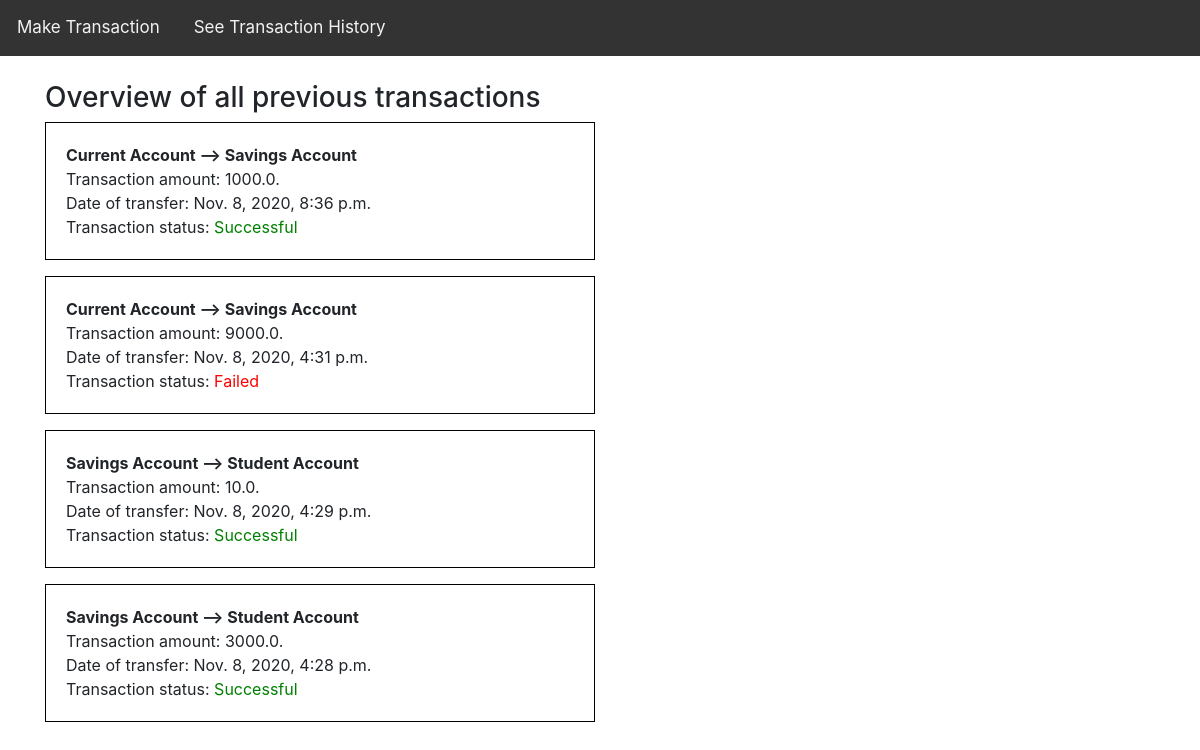
The app's page /all-tranfsers/, older data.
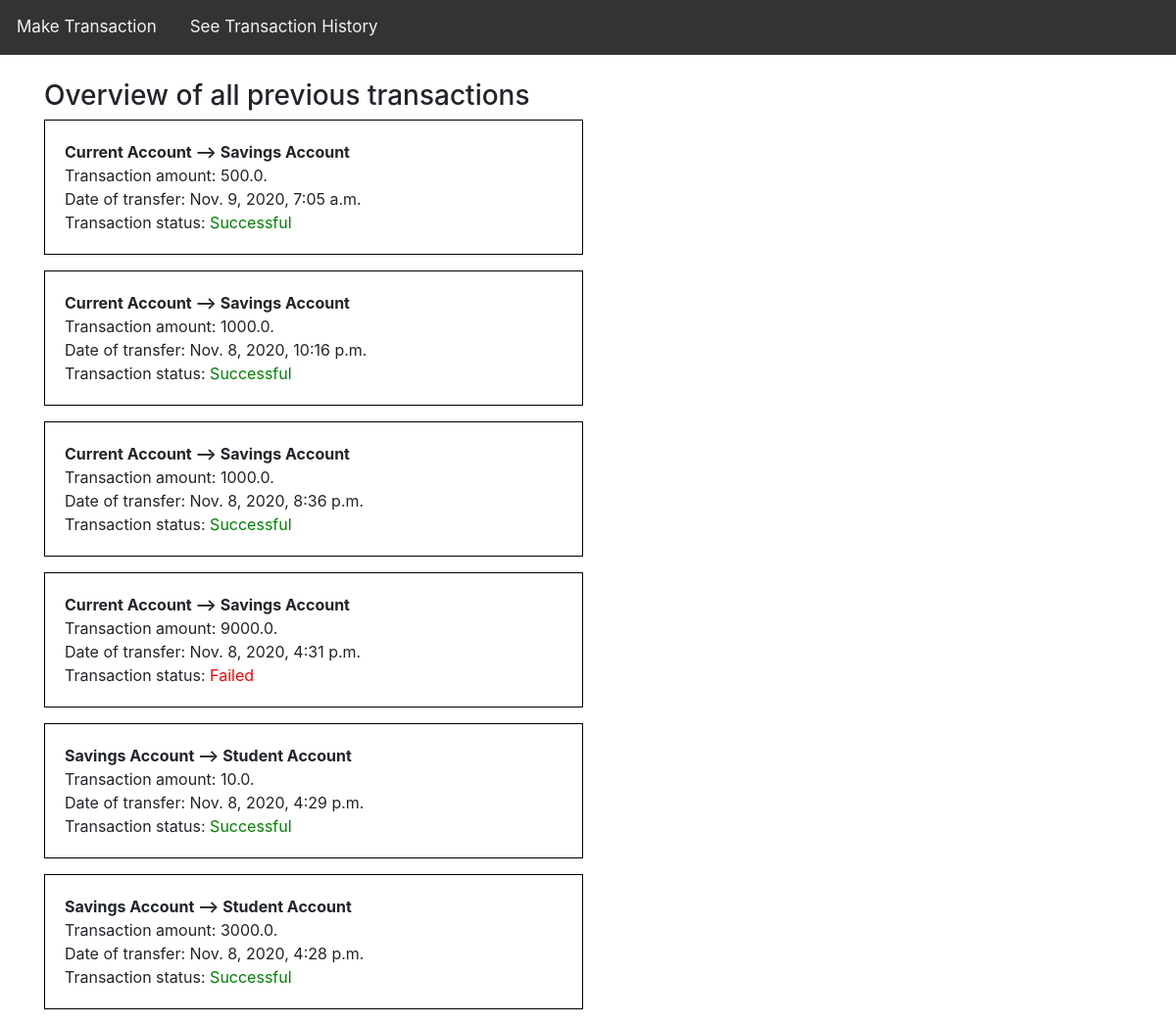
The same page, newer data.
### app/models.py (models this page shows, shortened)
class Transaction(models.Model):
    description = models.CharField(max_length=50)
    executed_time = models.DateTimeField(auto_now=True)
    success = models.BooleanField(default=False)
    cash_amount = models.FloatField()
    source_account = models.ForeignKey(Account, related_name="source_account", on_delete=models.CASCADE)
    destination_account = models.ForeignKey(Account, related_name="destinatuon_account", on_delete=models.CASCADE)

class Account(models.Model):
    name = models.CharField(max_length=25)
    available_cash = models.FloatField(default=0)

### app/views.py (the view)
# urls.py: path('all-tranfsers/', views.see_all_transfers, name='transfers')
def see_all_transfers(request):
    transfers = Transaction.objects.all().order_by('-executed_time')
    return render(request, 'app/allTransfers.html', {'transfers': transfers})

### app/templates/app/allTransfers.html
{% extends "app/base.html" %}
{% block content %}
<br>
<h3>
    Overview of all previous transactions
</h3>
{% if transfers %}
        {% for transfer in transfers %}
            <ul>
                <div>
                    <b>{{ transfer.source_account.name }}  --> </b>
                    <b>{{ transfer.destination_account.name }}</b> <br>
                    <a>Transaction amount: {{ transfer.cash_amount }}.</a><br>
                    <a>Date of transfer: {{ transfer.executed_time }}</a><br>
                    <a>Transaction status: </a>
                    {% if transfer.success %}
                        <a style="color:green">Successful</a>
                    {% else %}
                        <a style="color:red">Failed</a>
                    {% endif %}
                </div>
            </ul>
            <br>
        {% endfor %}
{% else %}
    <form method=POST action="{% url 'overview' %}">
        {% csrf_token %}
        <input class="btn btn-success" type="submit" value="Make your first transaction">
    </form>
{% endif %}
{% endblock content %}

### app/templates/app/base.html (shortened to what this page needs)
{% load static %}
<html>
<head>
    </head>
    <body>
    <div class="topnav" id="my_nav">
        <a class="btn" href="{% url 'overview' %}">Make Transaction</a>
        <a class="btn" href="{% url 'transfers' %}">See Transaction History</a>
    </div>
<link rel="stylesheet" href="https://maxcdn.bootstrapcdn.com/bootstrap/4.0.0/css/bootstrap.min.css">
    <div class="container">
            <main role="main">
                    <div class="row">
                        <div class="col-md-12">
                        </div>
                    </div>
                </main>
        {% block content %}
        {% endblock %}
    </div>
</body>
</html>

### app/templates/app/base.html (style rules this page uses)
body { margin: 0; font-family: Arial, Helvetica, sans-serif; }
ul { display:inline-block; border:1px solid #000; padding:20px; width:550px; max-width:550px; }
.topnav { overflow: hidden; background-color: #333; }
.topnav a { float: left; color: #f2f2f2; text-align: center; padding: 14px 16px; text-decoration: none; font-size: 17px; }

Row changes from the older to the newer data that the page shows:
added Transaction: success "Successful"
added Transaction: success "Successful"
